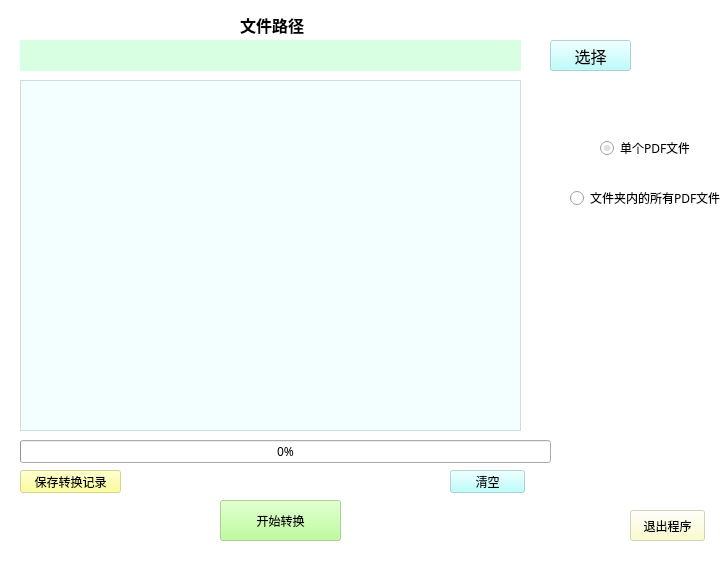
<?xml version="1.0" encoding="UTF-8"?>
<ui version="4.0">
 <class>Form</class>
 <widget class="QWidget" name="Form">
  <property name="geometry">
   <rect>
    <x>0</x>
    <y>0</y>
    <width>722</width>
    <height>568</height>
   </rect>
  </property>
  <property name="font">
   <font>
    <family>微软雅黑</family>
    <pointsize>9</pointsize>
    <weight>50</weight>
    <bold>false</bold>
   </font>
  </property>
  <property name="windowTitle">
   <string>PDF转Word</string>
  </property>
  <property name="styleSheet">
   <string notr="true"/>
  </property>
  <widget class="QLabel" name="label">
   <property name="geometry">
    <rect>
     <x>240</x>
     <y>10</y>
     <width>111</width>
     <height>31</height>
    </rect>
   </property>
   <property name="text">
    <string>&lt;html&gt;&lt;head/&gt;&lt;body&gt;&lt;p&gt;&lt;span style=&quot; font-size:12pt; font-weight:600;&quot;&gt;文件路径&lt;/span&gt;&lt;/p&gt;&lt;/body&gt;&lt;/html&gt;</string>
   </property>
  </widget>
  <widget class="QLineEdit" name="file_show">
   <property name="geometry">
    <rect>
     <x>20</x>
     <y>40</y>
     <width>501</width>
     <height>31</height>
    </rect>
   </property>
   <property name="font">
    <font>
     <family>微软雅黑 Light</family>
     <pointsize>12</pointsize>
     <weight>50</weight>
     <bold>false</bold>
    </font>
   </property>
   <property name="styleSheet">
    <string notr="true">background-color: rgba(190, 255, 205, 150);</string>
   </property>
   <property name="inputMask">
    <string/>
   </property>
   <property name="text">
    <string/>
   </property>
   <property name="frame">
    <bool>false</bool>
   </property>
   <property name="readOnly">
    <bool>true</bool>
   </property>
  </widget>
  <widget class="QPushButton" name="select_btn">
   <property name="geometry">
    <rect>
     <x>550</x>
     <y>40</y>
     <width>81</width>
     <height>31</height>
    </rect>
   </property>
   <property name="font">
    <font>
     <family>微软雅黑</family>
     <pointsize>12</pointsize>
     <weight>50</weight>
     <bold>false</bold>
    </font>
   </property>
   <property name="styleSheet">
    <string notr="true">background-color: rgba(170, 255, 255, 150);</string>
   </property>
   <property name="text">
    <string>选择</string>
   </property>
  </widget>
  <widget class="QRadioButton" name="single_file">
   <property name="geometry">
    <rect>
     <x>600</x>
     <y>140</y>
     <width>89</width>
     <height>16</height>
    </rect>
   </property>
   <property name="palette">
    <palette>
     <active>
      <colorrole role="Text">
       <brush brushstyle="SolidPattern">
        <color alpha="255">
         <red>255</red>
         <green>255</green>
         <blue>255</blue>
        </color>
       </brush>
      </colorrole>
      <colorrole role="PlaceholderText">
       <brush brushstyle="SolidPattern">
        <color alpha="128">
         <red>255</red>
         <green>255</green>
         <blue>255</blue>
        </color>
       </brush>
      </colorrole>
     </active>
     <inactive>
      <colorrole role="Text">
       <brush brushstyle="SolidPattern">
        <color alpha="255">
         <red>255</red>
         <green>255</green>
         <blue>255</blue>
        </color>
       </brush>
      </colorrole>
      <colorrole role="PlaceholderText">
       <brush brushstyle="SolidPattern">
        <color alpha="128">
         <red>255</red>
         <green>255</green>
         <blue>255</blue>
        </color>
       </brush>
      </colorrole>
     </inactive>
     <disabled>
      <colorrole role="Text">
       <brush brushstyle="SolidPattern">
        <color alpha="255">
         <red>120</red>
         <green>120</green>
         <blue>120</blue>
        </color>
       </brush>
      </colorrole>
      <colorrole role="PlaceholderText">
       <brush brushstyle="SolidPattern">
        <color alpha="128">
         <red>0</red>
         <green>0</green>
         <blue>0</blue>
        </color>
       </brush>
      </colorrole>
     </disabled>
    </palette>
   </property>
   <property name="text">
    <string>单个PDF文件</string>
   </property>
   <property name="checked">
    <bool>true</bool>
   </property>
  </widget>
  <widget class="QRadioButton" name="all_file">
   <property name="geometry">
    <rect>
     <x>570</x>
     <y>190</y>
     <width>151</width>
     <height>16</height>
    </rect>
   </property>
   <property name="text">
    <string>文件夹内的所有PDF文件</string>
   </property>
  </widget>
  <widget class="QPushButton" name="start">
   <property name="geometry">
    <rect>
     <x>220</x>
     <y>500</y>
     <width>121</width>
     <height>41</height>
    </rect>
   </property>
   <property name="styleSheet">
    <string notr="true">background-color: rgba(170, 255, 127, 150);</string>
   </property>
   <property name="text">
    <string>开始转换</string>
   </property>
  </widget>
  <widget class="QPushButton" name="quit_btn">
   <property name="geometry">
    <rect>
     <x>630</x>
     <y>510</y>
     <width>75</width>
     <height>31</height>
    </rect>
   </property>
   <property name="styleSheet">
    <string notr="true">background-color: rgba(252, 255, 189, 150);</string>
   </property>
   <property name="text">
    <string>退出程序</string>
   </property>
  </widget>
  <widget class="QProgressBar" name="progressBar">
   <property name="geometry">
    <rect>
     <x>20</x>
     <y>440</y>
     <width>531</width>
     <height>23</height>
    </rect>
   </property>
   <property name="styleSheet">
    <string notr="true"/>
   </property>
   <property name="value">
    <number>0</number>
   </property>
  </widget>
  <widget class="QTextBrowser" name="output_pad">
   <property name="geometry">
    <rect>
     <x>20</x>
     <y>80</y>
     <width>501</width>
     <height>351</height>
    </rect>
   </property>
   <property name="styleSheet">
    <string notr="true">background-color: rgba(234, 255, 255, 150);</string>
   </property>
  </widget>
  <widget class="QPushButton" name="save_data">
   <property name="geometry">
    <rect>
     <x>20</x>
     <y>470</y>
     <width>101</width>
     <height>23</height>
    </rect>
   </property>
   <property name="styleSheet">
    <string notr="true">background-color: rgba(255, 255, 127, 150);</string>
   </property>
   <property name="text">
    <string>保存转换记录</string>
   </property>
  </widget>
  <widget class="QPushButton" name="clear">
   <property name="geometry">
    <rect>
     <x>450</x>
     <y>470</y>
     <width>75</width>
     <height>23</height>
    </rect>
   </property>
   <property name="styleSheet">
    <string notr="true">background-color: rgba(170, 255, 255, 150);</string>
   </property>
   <property name="text">
    <string>清空</string>
   </property>
  </widget>
  <widget class="QListView" name="listView">
   <property name="geometry">
    <rect>
     <x>-40</x>
     <y>-20</y>
     <width>781</width>
     <height>631</height>
    </rect>
   </property>
   <property name="palette">
    <palette>
     <active>
      <colorrole role="WindowText">
       <brush brushstyle="SolidPattern">
        <color alpha="255">
         <red>255</red>
         <green>255</green>
         <blue>0</blue>
        </color>
       </brush>
      </colorrole>
      <colorrole role="Text">
       <brush brushstyle="SolidPattern">
        <color alpha="255">
         <red>255</red>
         <green>255</green>
         <blue>0</blue>
        </color>
       </brush>
      </colorrole>
      <colorrole role="ButtonText">
       <brush brushstyle="SolidPattern">
        <color alpha="255">
         <red>255</red>
         <green>255</green>
         <blue>0</blue>
        </color>
       </brush>
      </colorrole>
      <colorrole role="PlaceholderText">
       <brush brushstyle="SolidPattern">
        <color alpha="128">
         <red>255</red>
         <green>255</green>
         <blue>0</blue>
        </color>
       </brush>
      </colorrole>
     </active>
     <inactive>
      <colorrole role="WindowText">
       <brush brushstyle="SolidPattern">
        <color alpha="255">
         <red>255</red>
         <green>255</green>
         <blue>0</blue>
        </color>
       </brush>
      </colorrole>
      <colorrole role="Text">
       <brush brushstyle="SolidPattern">
        <color alpha="255">
         <red>255</red>
         <green>255</green>
         <blue>0</blue>
        </color>
       </brush>
      </colorrole>
      <colorrole role="ButtonText">
       <brush brushstyle="SolidPattern">
        <color alpha="255">
         <red>255</red>
         <green>255</green>
         <blue>0</blue>
        </color>
       </brush>
      </colorrole>
      <colorrole role="PlaceholderText">
       <brush brushstyle="SolidPattern">
        <color alpha="128">
         <red>255</red>
         <green>255</green>
         <blue>0</blue>
        </color>
       </brush>
      </colorrole>
     </inactive>
     <disabled>
      <colorrole role="WindowText">
       <brush brushstyle="SolidPattern">
        <color alpha="255">
         <red>120</red>
         <green>120</green>
         <blue>120</blue>
        </color>
       </brush>
      </colorrole>
      <colorrole role="Text">
       <brush brushstyle="SolidPattern">
        <color alpha="255">
         <red>120</red>
         <green>120</green>
         <blue>120</blue>
        </color>
       </brush>
      </colorrole>
      <colorrole role="ButtonText">
       <brush brushstyle="SolidPattern">
        <color alpha="255">
         <red>120</red>
         <green>120</green>
         <blue>120</blue>
        </color>
       </brush>
      </colorrole>
      <colorrole role="PlaceholderText">
       <brush brushstyle="SolidPattern">
        <color alpha="128">
         <red>0</red>
         <green>0</green>
         <blue>0</blue>
        </color>
       </brush>
      </colorrole>
     </disabled>
    </palette>
   </property>
   <property name="styleSheet">
    <string notr="true">background-image: url(:/sgs/sgs.jpg);
</string>
   </property>
  </widget>
  <zorder>listView</zorder>
  <zorder>label</zorder>
  <zorder>file_show</zorder>
  <zorder>select_btn</zorder>
  <zorder>single_file</zorder>
  <zorder>all_file</zorder>
  <zorder>start</zorder>
  <zorder>quit_btn</zorder>
  <zorder>progressBar</zorder>
  <zorder>output_pad</zorder>
  <zorder>save_data</zorder>
  <zorder>clear</zorder>
 </widget>
 <resources>
  <include location="../实验报告/excel生成MATLAB图表/bg.qrc"/>
  <include location="bk.qrc"/>
 </resources>
 <connections>
  <connection>
   <sender>quit_btn</sender>
   <signal>clicked()</signal>
   <receiver>Form</receiver>
   <slot>close()</slot>
   <hints>
    <hint type="sourcelabel">
     <x>667</x>
     <y>525</y>
    </hint>
    <hint type="destinationlabel">
     <x>360</x>
     <y>283</y>
    </hint>
   </hints>
  </connection>
  <connection>
   <sender>single_file</sender>
   <signal>clicked(bool)</signal>
   <receiver>save_data</receiver>
   <slot>hide()</slot>
   <hints>
    <hint type="sourcelabel">
     <x>604</x>
     <y>127</y>
    </hint>
    <hint type="destinationlabel">
     <x>70</x>
     <y>451</y>
    </hint>
   </hints>
  </connection>
  <connection>
   <sender>all_file</sender>
   <signal>clicked(bool)</signal>
   <receiver>save_data</receiver>
   <slot>show()</slot>
   <hints>
    <hint type="sourcelabel">
     <x>635</x>
     <y>157</y>
    </hint>
    <hint type="destinationlabel">
     <x>70</x>
     <y>451</y>
    </hint>
   </hints>
  </connection>
 </connections>
</ui>
